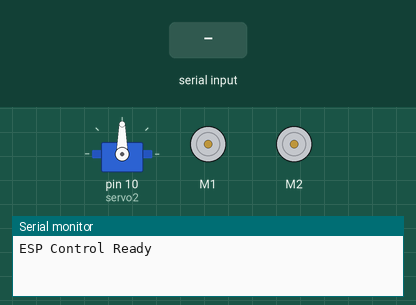
This program was run on a simulated Arduino Uno, built with avr-gcc and run on an emulated ATmega328P. Parts: servo, 2 × DC motor (green arrow = forward, orange = backward, longer = faster), the last lines printed to the serial monitor. Inputs (shaded band) come from the test bench.

Above: at 1.2 s.
1.3 s: "F" received over the second serial link
At 2.3 s:
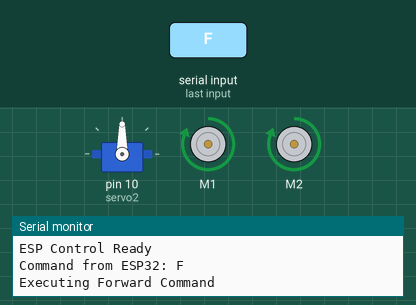
2.8 s: "B" received over the second serial link
At 3.5 s:
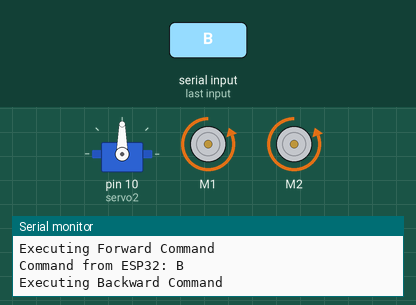
4.3 s: "S" received over the second serial link
At 4.6 s:
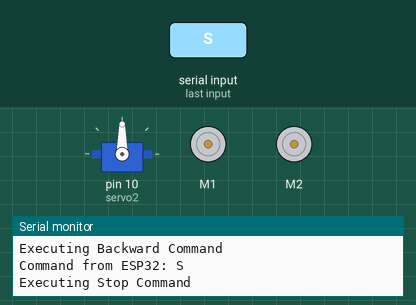
5.8 s: "R" received over the second serial link
At 6.9 s:
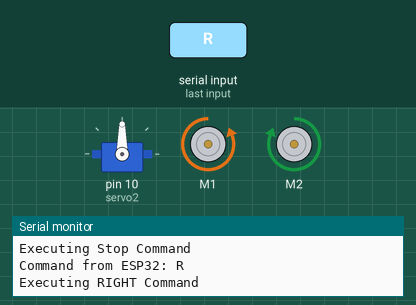
7.3 s: "L" received over the second serial link
At 8.1 s:
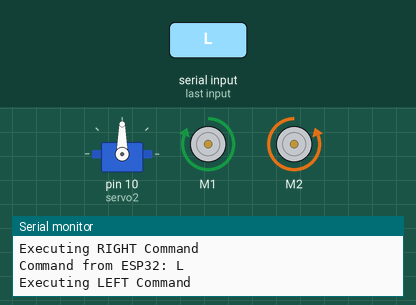
8.8 s: "v" received over the second serial link
At 9.2 s:
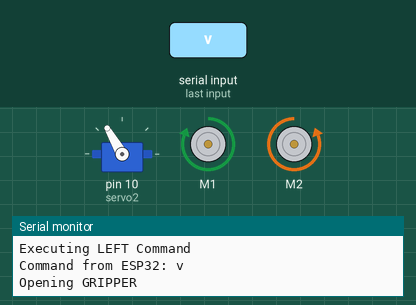
Timing chart, 0 to 11.3 s (numbered marks = the images above; inputs shaded):
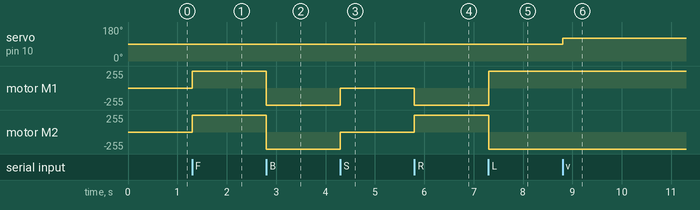

The program:

main.cpp
```cpp
#include <AFMotor.h>
#include <Servo.h>
#include <SoftwareSerial.h>
#include <Arduino.h>

// Define motors
AF_DCMotor rightmotor(1);
AF_DCMotor leftmotor(2);
AF_DCMotor arm(4);

// Define the pins for SoftwareSerial (choose pins that suit the board)
#define ESP_RX 0  // ESP32 TX to Arduino RX
#define ESP_TX 1  // ESP32 RX to Arduino TX

// Initialize SoftwareSerial
SoftwareSerial espSerial(ESP_RX, ESP_TX);

// Function to map percentage to motor speed
int speed(int percent) {
  return map(percent, 0, 100, 0, 255);
}

// SPEED
int acceleration = 0;
// rightmotor.setSpeed(speed(100));

char command = ' ';  // Variable to store the Bluetooth command

Servo myservo;  // create servo object to control a servo
int servo1 = 9;  // first servo motor
int servo2 = 10; // second servo motor

void setup() {
  // Start SoftwareSerial for ESP32 communication
  espSerial.begin(9600);

  // Start hardware Serial for USB communication
  Serial.begin(9600);
  Serial.println("ESP Control Ready");

  // Attach the servo to the pin
  // myservo.attach(servo1);
  myservo.attach(servo2);
}

void loop() {
  // Check if a command is available from ESP32
  if (espSerial.available()) {
    command = espSerial.read();  // Read the command from ESP32
    Serial.print("Command from ESP32: ");
    Serial.println(command);
    if (command == 'q')
    {
      acceleration = 100;
    }
    else if (command == 3)
    {
      acceleration = 50;
    }
    else
    {
      acceleration = 20;
    }

    // Execute the command
    switch (command) {
      case 'F':  // Forward
        Serial.println("Executing Forward Command");
        rightmotor.setSpeed(speed(100));
        rightmotor.run(FORWARD);  // Right motor moves forward
        leftmotor.setSpeed(speed(100));
        leftmotor.run(FORWARD);  // Left motor moves forward
        break;
      case 'B':  // Backward
        Serial.println("Executing Backward Command");
        rightmotor.setSpeed(speed(100));
        rightmotor.run(BACKWARD);  // Right motor moves backward
        leftmotor.setSpeed(speed(100));
        leftmotor.run(BACKWARD);  // Left motor moves backward
        break;
      case 'S':  // Stop
        Serial.println("Executing Stop Command");
        rightmotor.run(RELEASE);  // Stop right motor
        leftmotor.run(RELEASE);  // Stop left motor
        break;
      case 'R':  // RIGHT
        Serial.println("Executing RIGHT Command");
        rightmotor.run(BACKWARD);  // right motor
        leftmotor.run(FORWARD);  // left motor
        break;
      case 'L':  // LEFT
        Serial.println("Executing LEFT Command");
        rightmotor.run(FORWARD);  // Stop right motor
        leftmotor.run(BACKWARD);  // Stop left motor
        break;
//arm control
      case 'v':  // Open servo
        Serial.println("Opening GRIPPER");
        myservo.write(120);  //
        delay(1500);   //delay for closing time /opening time
        break;
      case 'i': // move arm down
        Serial.println("moving arm down");
        arm.setSpeed(speed(100));
        arm.run(FORWARD);
        delay(1500);
        arm.run(RELEASE);
        break;

      case '1': // move arm up
        Serial.println("moving arm up");
        arm.setSpeed(speed(100));
        arm.run(BACKWARD);
        delay(1500);
        arm.run(RELEASE);
        break;

      case 'V':  // Close servo
        Serial.println("Closing arm");
        myservo.write(45);  // close serv
        delay(1000);   //delay for closing time /opening time
        break;
      default:
        Serial.println("Unknown command");
        break;

    }
  }

}
```

Measured:
- after the input at 1.3 s, motor M1, motor M2: stopped → forward 255/255 at once
- after the input at 2.8 s, motor M1, motor M2: forward 255/255 → backward 255/255 at once
- after the input at 4.3 s, motor M1, motor M2: backward 255/255 → stopped at once
- after the input at 5.8 s, motor M1: stopped → backward 255/255 at once; motor M2: stopped → forward 255/255 at once
- after the input at 7.3 s, motor M1: backward 255/255 → forward 255/255 at once; motor M2: forward 255/255 → backward 255/255 at once
- after the input at 8.8 s, servo on pin 10 (servo2): 90° → 120° at once
